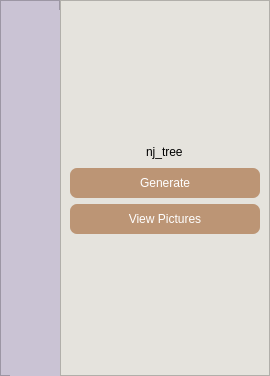
<?xml version="1.0" encoding="UTF-8"?>
<ui version="4.0">
 <class>Form</class>
 <widget class="QWidget" name="Form">
  <property name="geometry">
   <rect>
    <x>0</x>
    <y>0</y>
    <width>270</width>
    <height>376</height>
   </rect>
  </property>
  <property name="windowTitle">
   <string>tree</string>
  </property>
  <property name="styleSheet">
   <string notr="true">background-color: rgb(229, 227, 221);</string>
  </property>
  <layout class="QHBoxLayout" name="horizontalLayout_7">
   <property name="spacing">
    <number>0</number>
   </property>
   <property name="leftMargin">
    <number>0</number>
   </property>
   <property name="topMargin">
    <number>0</number>
   </property>
   <property name="rightMargin">
    <number>0</number>
   </property>
   <property name="bottomMargin">
    <number>0</number>
   </property>
   <item>
    <widget class="QFrame" name="frame_2">
     <property name="minimumSize">
      <size>
       <width>60</width>
       <height>0</height>
      </size>
     </property>
     <property name="maximumSize">
      <size>
       <width>60</width>
       <height>16777215</height>
      </size>
     </property>
     <property name="styleSheet">
      <string notr="true">QFrame{
	background-color: rgb(202, 195, 212);
}</string>
     </property>
     <property name="frameShape">
      <enum>QFrame::StyledPanel</enum>
     </property>
     <property name="frameShadow">
      <enum>QFrame::Raised</enum>
     </property>
     <widget class="QLabel" name="label_3">
      <property name="geometry">
       <rect>
        <x>10</x>
        <y>10</y>
        <width>60</width>
        <height>661</height>
       </rect>
      </property>
      <property name="styleSheet">
       <string notr="true">QLabel{
	color: rgb(229,227,221);
	line-height:10px;
	font: 22pt &quot;Cascadia Mono&quot;;
}
</string>
      </property>
      <property name="text">
       <string/>
      </property>
     </widget>
    </widget>
   </item>
   <item>
    <widget class="QFrame" name="frame">
     <property name="frameShape">
      <enum>QFrame::StyledPanel</enum>
     </property>
     <property name="frameShadow">
      <enum>QFrame::Raised</enum>
     </property>
     <layout class="QVBoxLayout" name="verticalLayout_2">
      <item>
       <layout class="QVBoxLayout" name="verticalLayout">
        <item alignment="Qt::AlignHCenter">
         <widget class="QLabel" name="label">
          <property name="maximumSize">
           <size>
            <width>16777215</width>
            <height>20</height>
           </size>
          </property>
          <property name="text">
           <string>nj_tree</string>
          </property>
         </widget>
        </item>
        <item>
         <widget class="QPushButton" name="njtree">
          <property name="minimumSize">
           <size>
            <width>60</width>
            <height>30</height>
           </size>
          </property>
          <property name="styleSheet">
           <string notr="true">QPushButton{
background-color: rgb(188, 149, 117);
border:none;
border-radius:7px;
color:white}
QPushButton::hover {
    background-color: rgb(226, 179, 141);
}

QPushButton::pressed {
    background-color: rgb(158, 125, 99);
}</string>
          </property>
          <property name="text">
           <string>Generate</string>
          </property>
         </widget>
        </item>
        <item>
         <widget class="QPushButton" name="pic">
          <property name="minimumSize">
           <size>
            <width>60</width>
            <height>30</height>
           </size>
          </property>
          <property name="styleSheet">
           <string notr="true">QPushButton{
background-color: rgb(188, 149, 117);
border:none;
border-radius:7px;
color:white}
QPushButton::hover {
    background-color: rgb(226, 179, 141);
}

QPushButton::pressed {
    background-color: rgb(158, 125, 99);
}</string>
          </property>
          <property name="text">
           <string>View Pictures</string>
          </property>
         </widget>
        </item>
       </layout>
      </item>
     </layout>
    </widget>
   </item>
  </layout>
 </widget>
 <resources/>
 <connections/>
</ui>
